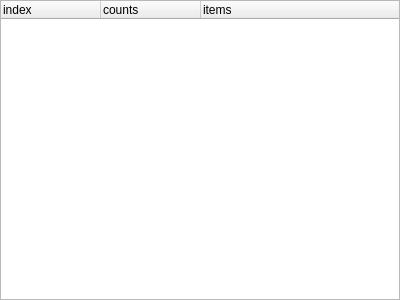
<?xml version="1.0" encoding="UTF-8"?>
<ui version="4.0">
 <class>CsvDataItemDialogui</class>
 <widget class="QFrame" name="CsvDataItemDialogui">
  <property name="geometry">
   <rect>
    <x>0</x>
    <y>0</y>
    <width>400</width>
    <height>300</height>
   </rect>
  </property>
  <property name="sizePolicy">
   <sizepolicy hsizetype="Minimum" vsizetype="Minimum">
    <horstretch>0</horstretch>
    <verstretch>0</verstretch>
   </sizepolicy>
  </property>
  <property name="minimumSize">
   <size>
    <width>400</width>
    <height>300</height>
   </size>
  </property>
  <property name="windowTitle">
   <string>Frame</string>
  </property>
  <layout class="QVBoxLayout" name="verticalLayout" stretch="99">
   <property name="spacing">
    <number>5</number>
   </property>
   <property name="leftMargin">
    <number>0</number>
   </property>
   <property name="topMargin">
    <number>0</number>
   </property>
   <property name="rightMargin">
    <number>0</number>
   </property>
   <property name="bottomMargin">
    <number>0</number>
   </property>
   <item>
    <widget class="QTreeWidget" name="treeWidget">
     <column>
      <property name="text">
       <string>index</string>
      </property>
     </column>
     <column>
      <property name="text">
       <string>counts</string>
      </property>
     </column>
     <column>
      <property name="text">
       <string>items</string>
      </property>
     </column>
    </widget>
   </item>
  </layout>
 </widget>
 <resources/>
 <connections/>
</ui>
